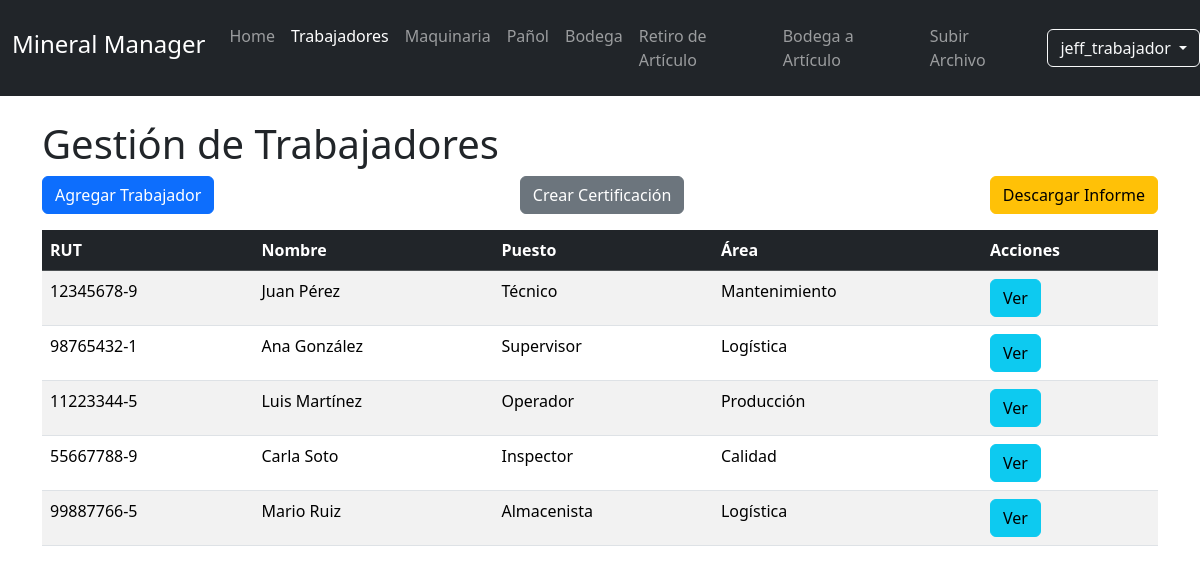
/trabajadores/ (signed in), run on an earlier commit of the app's database.
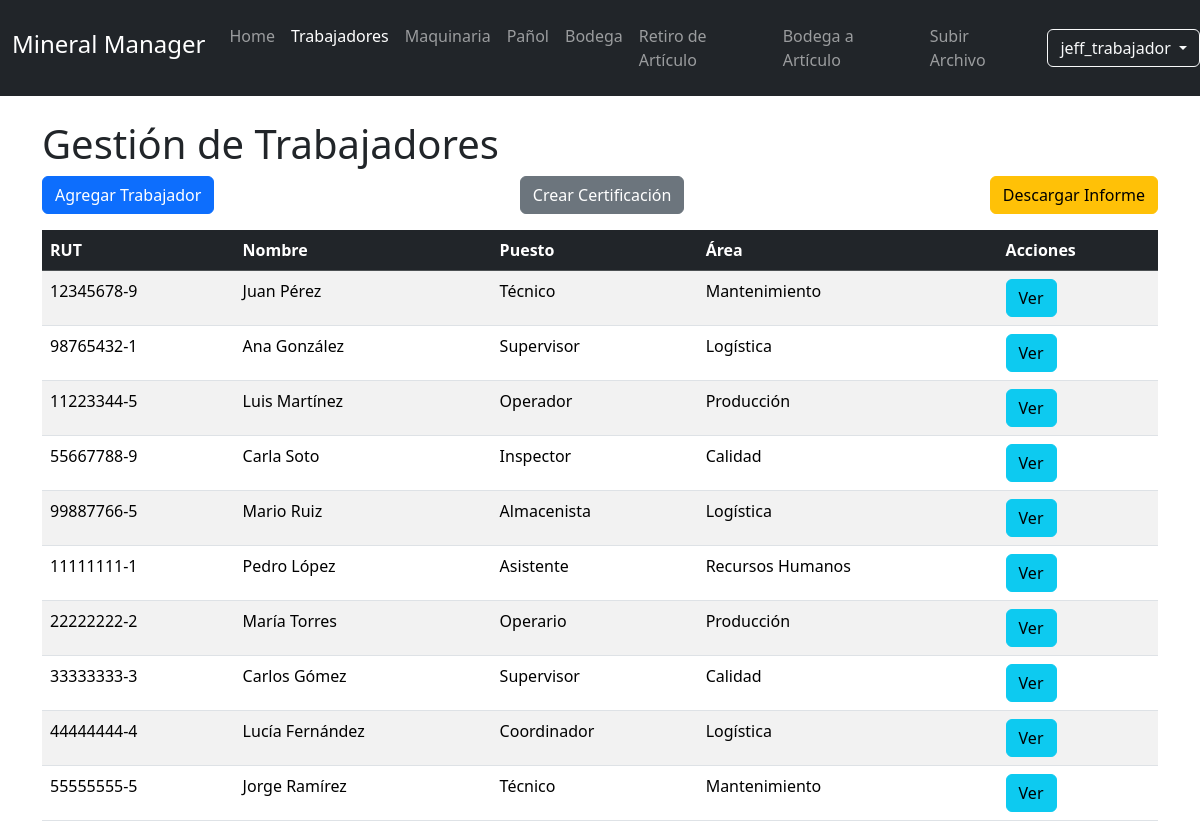
And on a later commit of the database.
### MineralApp/models.py (models this page shows, shortened)
class Trabajador(models.Model):
    rut = models.CharField(max_length=9, primary_key=True)
    nombre_trabajador = models.CharField(max_length=256)
    area = models.ForeignKey(Area, on_delete=models.RESTRICT)
    cargo = models.ForeignKey(Cargo, on_delete=models.RESTRICT)
    jornada = models.ForeignKey(Jornada, on_delete=models.RESTRICT)
    turno = models.ForeignKey(Turno, on_delete=models.RESTRICT)
    horario = models.ForeignKey(Horario, on_delete=models.RESTRICT)
    horas_esperadas_totales = models.IntegerField(default=40)

class Cargo(models.Model):
    nombre_cargo = models.CharField(max_length=256, unique=True)

class Area(models.Model):
    nombre_area = models.CharField(max_length=100, unique=True)

### MineralApp/views.py (the view)
# urls.py: path('trabajadores/', views.trabajadores_view, name='trabajadores'),
@login_required
def trabajadores_view(request):
    search_query = request.GET.get('q', '')
    trabajadores = Trabajador.objects.all()
    if search_query:
        trabajadores = trabajadores.filter(
            Q(rut__icontains=search_query) |
            Q(nombre_trabajador__icontains=search_query)
        )
    context = {
        'trabajadores': trabajadores,
    }
    return render(request, 'trabajadores.html', context)

### templates/trabajadores.html (shortened to what this page needs)
<!doctype html>
<html lang="es">
<head>
    {% load static %}
    <link rel="stylesheet" href="https://cdn.jsdelivr.net/npm/bootstrap@5.3.2/dist/css/bootstrap.min.css">
</head>
<body>
    <header>
        <nav class="navbar navbar-expand-lg navbar-dark bg-dark px-0 py-3">
            <div class="container-xl">
                <a class="navbar-brand" href="/home"><h4>Mineral Manager</h4></a>
                <div class="collapse navbar-collapse" id="navbarCollapse">
                    <div class="navbar-nav mx-lg-auto">
                        <a class="nav-item nav-link" href="/home">Home</a>
                        <a class="nav-item nav-link active" href="/trabajadores">Trabajadores</a>
                        <a class="nav-item nav-link" href="/maquinaria">Maquinaria</a>
                        <a class="nav-item nav-link" href="/pañol">Pañol</a>
                        <a class="nav-item nav-link" href="/bodega">Bodega</a>
                        <a class="nav-item nav-link" href="#">Retiro de Artículo</a>
                        <a class="nav-item nav-link" href="#">Bodega a Artículo</a>
                        <a class="nav-item nav-link" href="/upload">Subir Archivo</a>
                    </div>
                </div>
            </div>
             <div class="dropdown">
                <button class="btn btn-outline-light dropdown-toggle" type="button" id="userDropdown" data-bs-toggle="dropdown" aria-expanded="false">
                    {{ request.user.username }}
                </button>
            </div>
        </nav>
    </header>
    <main class="container mt-4">
        <h1>Gestión de Trabajadores</h1>
        <div class="d-flex justify-content-between mb-3">
            <button class="btn btn-primary" data-bs-toggle="modal" data-bs-target="#addWorkerModal">Agregar Trabajador</button>
            <button class="btn btn-secondary" data-bs-toggle="modal" data-bs-target="#addCertificationModal">Crear Certificación</button>
            <a href="{% url 'descargar_informe_trabajadores' %}" class="btn btn-warning">Descargar Informe</a>
        </div>
        <table class="table table-striped">
            <thead class="table-dark">
                <tr>
                    <th>RUT</th>
                    <th>Nombre</th>
                    <th>Puesto</th>
                    <th>Área</th>
                    <th>Acciones</th>
                </tr>
            </thead>
            <tbody>
                {% for trabajador in trabajadores %}
                <tr>
                    <td>{{ trabajador.rut }}</td>
                    <td>{{ trabajador.nombre_trabajador }}</td>
                    <td>{{ trabajador.cargo.nombre_cargo }}</td>
                    <td>{{ trabajador.area.nombre_area }}</td>
                    <td>
                        <button class="btn btn-info" data-bs-toggle="modal" data-bs-target="#viewWorkerModal{{ trabajador.rut }}">Ver</button>
                    </td>
                </tr>
                {% endfor %}
            </tbody>
        </table>
    </main>
</body>
</html>

What changed in the data, as far as the page shows it:
added Trabajador: rut "11111111-1", nombre_trabajador "Pedro López", cargo.nombre_cargo "Asistente", area.nombre_area "Recursos Humanos"
added Trabajador: rut "22222222-2", nombre_trabajador "María Torres", cargo.nombre_cargo "Operario", area.nombre_area "Producción"
added Trabajador: rut "33333333-3", nombre_trabajador "Carlos Gómez", cargo.nombre_cargo "Supervisor", area.nombre_area "Calidad"
added Trabajador: rut "44444444-4", nombre_trabajador "Lucía Fernández", cargo.nombre_cargo "Coordinador", area.nombre_area "Logística"
added Trabajador: rut "55555555-5", nombre_trabajador "Jorge Ramírez", cargo.nombre_cargo "Técnico", area.nombre_area "Mantenimiento"
